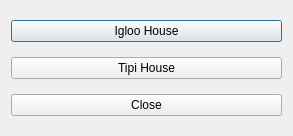
<?xml version="1.0" encoding="UTF-8"?>
<ui version="4.0">
 <class>Builder2DemoDialog</class>
 <widget class="QDialog" name="Builder2DemoDialog">
  <property name="geometry">
   <rect>
    <x>0</x>
    <y>0</y>
    <width>293</width>
    <height>136</height>
   </rect>
  </property>
  <property name="windowTitle">
   <string>Dialog</string>
  </property>
  <layout class="QVBoxLayout" name="verticalLayout">
   <item>
    <widget class="QPushButton" name="btnIglooHouse">
     <property name="text">
      <string>Igloo House</string>
     </property>
    </widget>
   </item>
   <item>
    <widget class="QPushButton" name="btnTipiHouse">
     <property name="text">
      <string>Tipi House</string>
     </property>
    </widget>
   </item>
   <item>
    <widget class="QPushButton" name="btnClose">
     <property name="text">
      <string>Close</string>
     </property>
    </widget>
   </item>
  </layout>
 </widget>
 <resources/>
 <connections>
  <connection>
   <sender>btnClose</sender>
   <signal>clicked()</signal>
   <receiver>Builder2DemoDialog</receiver>
   <slot>reject()</slot>
   <hints>
    <hint type="sourcelabel">
     <x>78</x>
     <y>98</y>
    </hint>
    <hint type="destinationlabel">
     <x>55</x>
     <y>87</y>
    </hint>
   </hints>
  </connection>
 </connections>
</ui>
